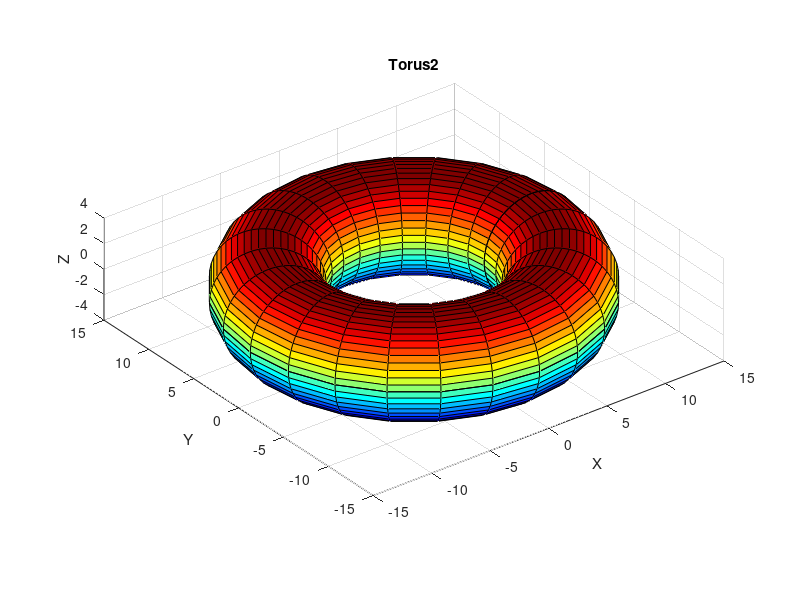
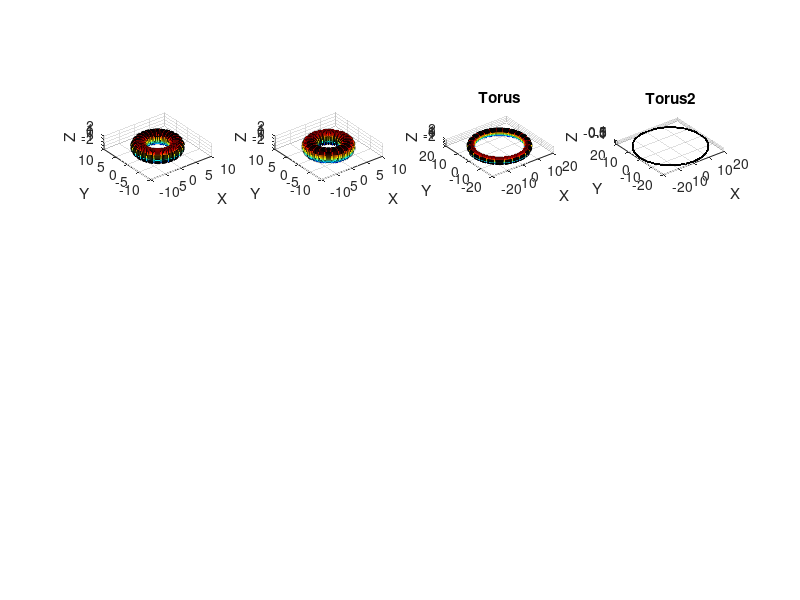

Recreate these plots in MATLAB, in order.
% Ploting a torous

R=5; % outer radius of torus
r=2; % inner tube radius

% Defining the centers of the torous
Rc1 = 10; rc1 = 0;
Rc2 = -10; rc2 = -0;

th=linspace(0,2*pi,50); % e.g. 36 partitions along perimeter of the tube 
phi=linspace(0,2*pi,25); % e.g. 18 partitions along azimuth of torus
% we convert our vectors phi and th to [n x n] matrices with meshgrid command:
[Phi,Th]=meshgrid(phi,th); 
% now we generate n x n matrices for x,y,z according to eqn of torus
x=(R+r.*cos(Th)).*cos(Phi);
y=(R+r.*cos(Th)).*sin(Phi);
z=r.*sin(Th);

x1=((R-Rc1)+(r-rc1).*cos(Th)).*cos(Phi);
y1=((R-Rc1)+(r-rc1)*cos(Th)).*sin(Phi);
z1=(r-rc1).*sin(Th);

x2=((R-Rc2)+(r-rc2).*cos(Th)).*cos(Phi);
y2=((R-Rc2)+(r-rc2)*cos(Th)).*sin(Phi);
z2=(r-rc2).*sin(Th);

xt = x1-x2;
yt = y1-y2;
zt = z1-z2;

f987=figure(987);
subplot(2,4,1)
surf(x,y,z); % plot surface
daspect([1 1 1]) % preserves the shape of torus
colormap('jet') % change color appearance 
xlabel('X');ylabel('Y');zlabel('Z');
subplot(2,4,2)
surf(x1,y1,z1); % plot surface
daspect([1 1 1]) % preserves the shape of torus
colormap('jet') % change color appearance 
xlabel('X');ylabel('Y');zlabel('Z');
subplot(2,4,3)
surf(x2,y2,z2); % plot surface
daspect([1 1 1]); % preserves the shape of torus
colormap('jet') % change color appearance 
title('Torus')
xlabel('X');ylabel('Y');zlabel('Z');
subplot(2,4,4)
surf(xt,yt,zt); % plot surface
daspect([1 1 1]); % preserves the shape of torus
colormap('jet') % change color appearance 
title('Torus2')
xlabel('X');ylabel('Y');zlabel('Z');

xt = x1+x2;
yt = y1+y2;
zt = z1+z2;

f121=figure(121);
surf(xt,yt,zt); % plot surface
daspect([1 1 1]); % preserves the shape of torus
colormap('jet') % change color appearance 
title('Torus2')
xlabel('X');ylabel('Y');zlabel('Z');
